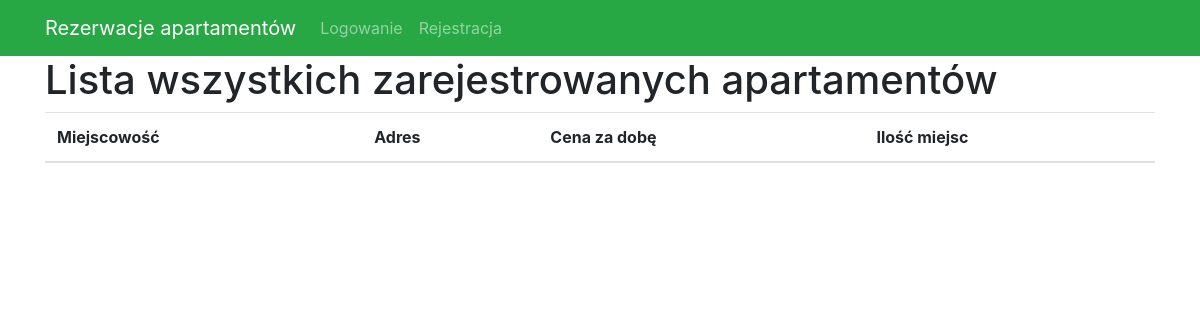
Before: /bookings/list/ with the older database file.
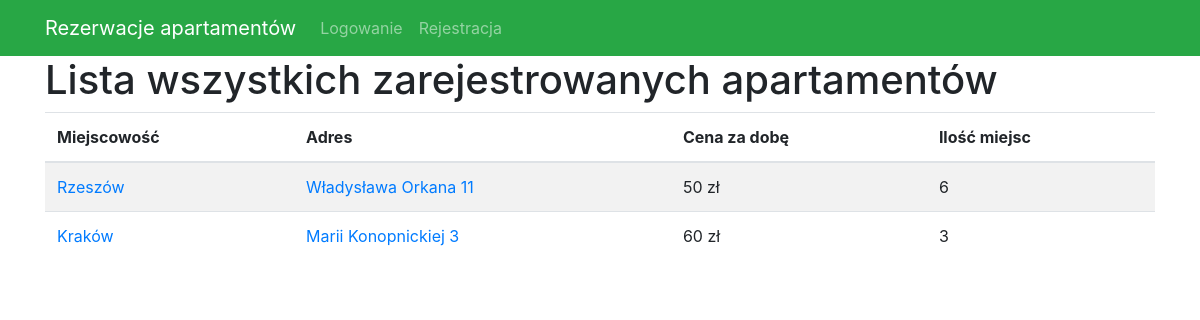
After: the same page with the newer database file.
### bookings/models.py (models this page shows, shortened)
class Apartament(models.Model):
    wlasciciel = models.ForeignKey(settings.AUTH_USER_MODEL, on_delete=models.CASCADE)
    miejscowosc = models.CharField(max_length=50)
    adres = models.CharField(max_length=100, unique=True)
    opis = models.CharField(max_length=500)
    ilosc_miejsc = models.SmallIntegerField()
    cena_za_dobe = models.IntegerField()
    internet = models.BooleanField()
    telewizor = models.BooleanField()
    basen = models.BooleanField()
    sauna = models.BooleanField()

### bookings/views.py (the view)
# urls.py: path('list/', ApartamentListView.as_view(), name='apartaments_list'),
class ApartamentListView(ListView):  # lista wszystkich apartamentów
    model = Apartament
    template_name = 'apartament/apartament_list.html'

### templates/apartament/apartament_list.html (shortened to what this page needs)
{% extends "base.html" %}
{% block content %}
    <h1 style="margin-top: 0">Lista wszystkich zarejestrowanych apartamentów</h1>
    <table class="table table-striped">
        <thead>
        <tr>
            <th>Miejscowość</th>
            <th>Adres</th>
            <th>Cena za dobę</th>
            <th>Ilość miejsc</th>
        </tr>
        </thead>
        <tbody>
        {% for apartament in object_list %}
            <tr>
                <td><a href="{% url 'apartament_detail' apartament.id %}">{{ apartament.miejscowosc }}</a></td>
                <td><a href="{% url 'apartament_detail' apartament.id %}">{{ apartament.adres }}</a></td>
                <td>{{ apartament.cena_za_dobe }} zł</td>
                <td>{{ apartament.ilosc_miejsc }}</td>
            </tr>
        {% endfor %}
        </tbody>
    </table>
{% endblock %}

Changed rows visible on the page:
added Apartament: miejscowosc "Rzeszów", adres "Władysława Orkana 11", cena_za_dobe "50", ilosc_miejsc "6"
added Apartament: miejscowosc "Kraków", adres "Marii Konopnickiej 3", cena_za_dobe "60", ilosc_miejsc "3"
